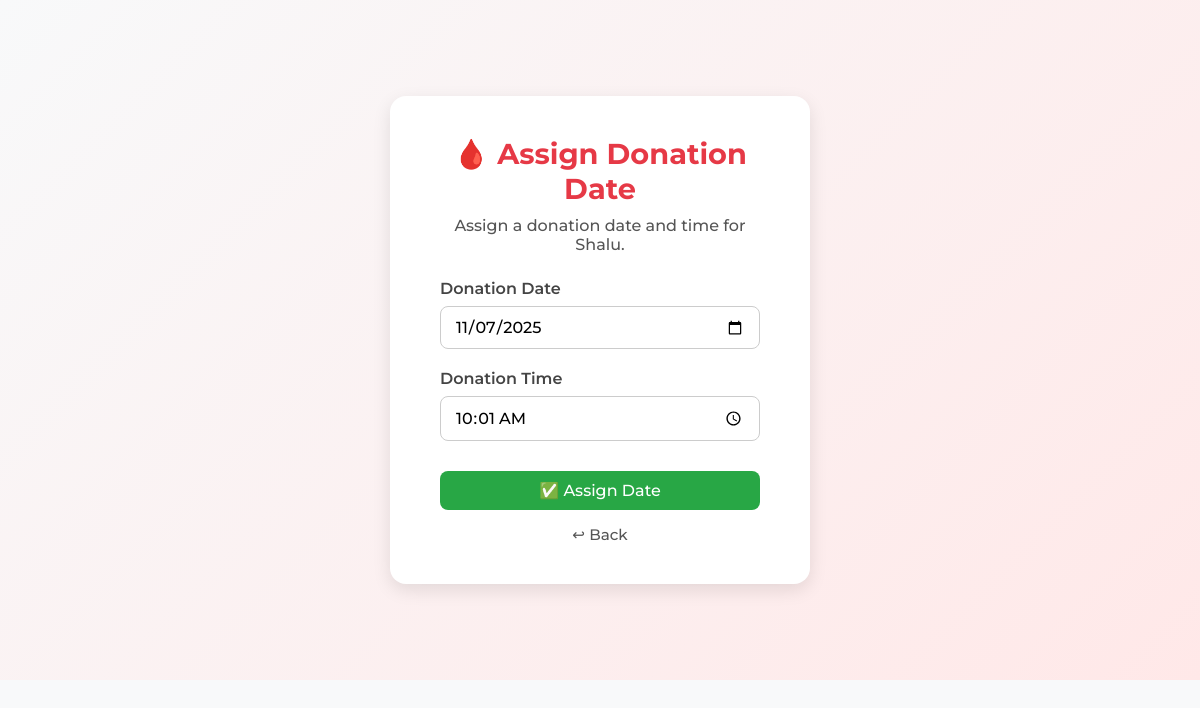
The page /assign_donation_date/67/ (signed in) on the database its author committed.
### blood_bank_app/models.py (models this page shows, shortened)
class Appointment(models.Model):
    donor = models.ForeignKey(User, on_delete=models.CASCADE)
    hospital = models.ForeignKey(HospitalDetail, on_delete=models.CASCADE, null=True)
    appointment_date = models.DateField(null=True, validators=[validate_future_date])
    appointment_time = models.TimeField()
    notes = models.TextField(blank=True, null=True)
    STATUS_CHOICES = [
        ('Pending', 'Pending'),
        ('Date Sent', 'Date Sent'),
        ('Approved', 'Approved'),
        ('Rejected', 'Rejected'),
        ('Completed', 'Completed'),
        ('Recorded', 'Recorded'),
    ]
    status = models.CharField(max_length=20, choices=STATUS_CHOICES, default='Pending', null=True)
    donor_response = models.CharField(
        max_length=20,
        choices=[('Accepted', 'Accepted'), ('Reschedule', 'Reschedule'), ('No Response', 'No Response')],
        default='No Response', null=True
    )
    blood_units = models.IntegerField(default=0, null=True)  # Units donated by donor
    created_at = models.DateTimeField(auto_now_add=True,null=True)  # Add created_at field
    donation_date = models.DateField(null=True, blank=True,validators=[validate_future_date])  # Optional: Date when donation happens

### blood_bank_app/views.py (the view, shortened to what this page needs)
# urls.py: path('assign_donation_date/<int:appointment_id>/', views.assign_donation_date, name='assign_donation_date'),
@login_required
@user_passes_test(is_admin)
def assign_donation_date(request, appointment_id):
    appointment = get_object_or_404(Appointment, id=appointment_id)
    today = date.today().isoformat()  # Keep this safe
    return render(request, 'partials/assign_donation_date.html', {
        'appointment': appointment,
        'today': today,
    })

### blood_bank_app/views.py (called while the page is built)
def is_admin(user):
    return hasattr(user, 'profile') and user.profile.role == 'admin'

### blood_bank_app/templates/partials/assign_donation_date.html (shortened to what this page needs)
{% extends 'master.html' %}
{% block content %}
<div class="assign-container">
  <div class="assign-card">
    <h2 class="assign-title">🩸 Assign Donation Date</h2>
    <p class="assign-subtitle">
      Assign a donation date and time for
      <strong>{{ appointment.donor.username }}</strong>.
    </p>
    <form method="POST" class="assign-form">
      <div class="form-group">
  <label for="donation_date" class="form-label">Donation Date</label>
  <input
    type="date"
    id="donation_date"
    name="donation_date"
    required
    min="{{ today }}"
    class="form-control"
    value="{{ appointment.appointment_date|date:'Y-m-d' }}"
  >
</div>
<div class="form-group">
  <label for="donation_time" class="form-label">Donation Time</label>
  <input
    type="time"
    id="donation_time"
    name="donation_time"
    required
    class="form-control"
    value="{{ appointment.appointment_time|time:'H:i' }}"
  >
</div>
      <button type="submit" class="btn-assign">✅ Assign Date</button>
      <a href="{% url 'manage_requests' %}" class="btn-cancel">↩ Back</a>
    </form>
  </div>
</div>
{% endblock %}

### blood_bank_app/static/css/index.css (style rules this page uses)
body { margin: 0; font-family: Arial, sans-serif; background-color: #fff5f5; color: #333; }
html { scroll-behavior: smooth; }

### blood_bank_app/static/css/admin_dashboard.css (style rules this page uses)
:root { --primary: #e63946; --primary-dark: #b91c1c; --background: #f8f9fa; --surface: #ffffff; --text-dark: #1f2937; --text-light: #6b7280; --border: #e5e7eb; --shadow: rgba(0, 0, 0, 0.08); }
* { margin: 0; padding: 0; box-sizing: border-box; font-family: "Montserrat"; font-weight: 500; }
body { background-color: var(--background); color: var(--text-dark); overflow-x: hidden; }

### blood_bank_app/templates/partials/assign_donation_date.html (style rules this page uses)
.assign-container { display: flex; justify-content: center; align-items: center; min-height: 85vh; background: linear-gradient(135deg, #f8f9fa, #ffe8e8); }
.assign-card { background: #fff; border-radius: 16px; padding: 40px 50px; width: 420px; box-shadow: 0 6px 18px rgba(0, 0, 0, 0.1); text-align: center; animation: fadeIn 0.6s ease; }
.assign-title { font-size: 1.8rem; color: #e63946; margin-bottom: 10px; font-weight: 700; }
.assign-subtitle { color: #555; font-size: 1rem; margin-bottom: 25px; }
.assign-form .form-group { margin-bottom: 20px; text-align: left; }
.form-label { display: block; margin-bottom: 8px; font-weight: 600; color: #444; }
.form-control { width: 100%; padding: 10px 14px; border: 1px solid #ccc; border-radius: 8px; font-size: 1rem; transition: 0.3s ease; }
.btn-assign { background-color: #28a745; color: #fff; padding: 10px 20px; font-size: 1rem; border: none; border-radius: 8px; cursor: pointer; transition: all 0.3s ease; width: 100%; margin-top: 10px; }
.btn-cancel { display: inline-block; margin-top: 15px; font-size: 0.95rem; color: #555; text-decoration: none; }

### rows shown on the page
Appointment: donor.username "Shalu", donation_date "11/07/2025", donation_time "10:01"
